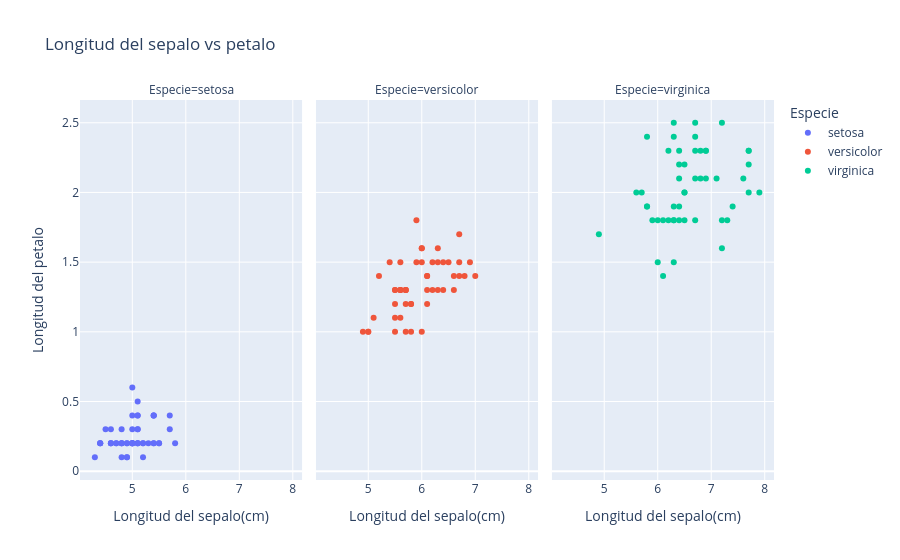

The code cell stored with this chart in its notebook:
### Code cell
# 8. Comparación mediante facetas
# Crea un gráfico de dispersión de `sepal_length` frente a `petal_length` y separa cada especie en una faceta
# distinta usando `facet_col`. Mantén una escala comparable para poder observar diferencias entre especies.
# Conceptos a practicar: facet_col y comparación por paneles.

fig=px.scatter(
    data_frame=df,
    x="sepal_length",
    y="petal_width",
    facet_col="species",
    color="species",
    title="Longitud del sepalo vs petalo",
    labels={
        "petal_length":"Longitud del petalo(cm)",
        "sepal_length":"Longitud del sepalo(cm)",
        "species":"Especie",
        "petal_width":"Longitud del petalo"
    }
)
fig.show()

### Figure 1 — Plotly figure (JSON) as saved in the notebook; plotly's stock layout.template omitted (floating-point values rounded to 4 significant figures)
{"data": [{"hovertemplate": "Especie=setosa<br>Longitud del sepalo(cm)=%{x}<br>Longitud del petalo=%{y}<extra></extra>", "legendgroup": "setosa", "marker": {"color": "#636efa", "symbol": "circle"}, "mode": "markers", "name": "setosa", "orientation": "v", "showlegend": true, "type": "scatter", "x": [5.1, 4.9, 4.7, 4.6, 5.0, 5.4, 4.6, 5.0, 4.4, 4.9, 5.4, 4.8, 4.8, 4.3, 5.8, 5.7, 5.4, 5.1, 5.7, 5.1, 5.4, 5.1, 4.6, 5.1, 4.8, 5.0, 5.0, 5.2, 5.2, 4.7, 4.8, 5.4, 5.2, 5.5, 4.9, 5.0, 5.5, 4.9, 4.4, 5.1, 5.0, 4.5, 4.4, 5.0, 5.1, 4.8, 5.1, 4.6, 5.3, 5.0], "xaxis": "x", "y": [0.2, 0.2, 0.2, 0.2, 0.2, 0.4, 0.3, 0.2, 0.2, 0.1, 0.2, 0.2, 0.1, 0.1, 0.2, 0.4, 0.4, 0.3, 0.3, 0.3, 0.2, 0.4, 0.2, 0.5, 0.2, 0.2, 0.4, 0.2, 0.2, 0.2, 0.2, 0.4, 0.1, 0.2, 0.2, 0.2, 0.2, 0.1, 0.2, 0.2, 0.3, 0.3, 0.2, 0.6, 0.4, 0.3, 0.2, 0.2, 0.2, 0.2], "yaxis": "y"}, {"hovertemplate": "Especie=versicolor<br>Longitud del sepalo(cm)=%{x}<br>Longitud del petalo=%{y}<extra></extra>", "legendgroup": "versicolor", "marker": {"color": "#EF553B", "symbol": "circle"}, "mode": "markers", "name": "versicolor", "orientation": "v", "showlegend": true, "type": "scatter", "x": [7.0, 6.4, 6.9, 5.5, 6.5, 5.7, 6.3, 4.9, 6.6, 5.2, 5.0, 5.9, 6.0, 6.1, 5.6, 6.7, 5.6, 5.8, 6.2, 5.6, 5.9, 6.1, 6.3, 6.1, 6.4, 6.6, 6.8, 6.7, 6.0, 5.7, 5.5, 5.5, 5.8, 6.0, 5.4, 6.0, 6.7, 6.3, 5.6, 5.5, 5.5, 6.1, 5.8, 5.0, 5.6, 5.7, 5.7, 6.2, 5.1, 5.7], "xaxis": "x2", "y": [1.4, 1.5, 1.5, 1.3, 1.5, 1.3, 1.6, 1.0, 1.3, 1.4, 1.0, 1.5, 1.0, 1.4, 1.3, 1.4, 1.5, 1.0, 1.5, 1.1, 1.8, 1.3, 1.5, 1.2, 1.3, 1.4, 1.4, 1.7, 1.5, 1.0, 1.1, 1.0, 1.2, 1.6, 1.5, 1.6, 1.5, 1.3, 1.3, 1.3, 1.2, 1.4, 1.2, 1.0, 1.3, 1.2, 1.3, 1.3, 1.1, 1.3], "yaxis": "y2"}, {"hovertemplate": "Especie=virginica<br>Longitud del sepalo(cm)=%{x}<br>Longitud del petalo=%{y}<extra></extra>", "legendgroup": "virginica", "marker": {"color": "#00cc96", "symbol": "circle"}, "mode": "markers", "name": "virginica", "orientation": "v", "showlegend": true, "type": "scatter", "x": [6.3, 5.8, 7.1, 6.3, 6.5, 7.6, 4.9, 7.3, 6.7, 7.2, 6.5, 6.4, 6.8, 5.7, 5.8, 6.4, 6.5, 7.7, 7.7, 6.0, 6.9, 5.6, 7.7, 6.3, 6.7, 7.2, 6.2, 6.1, 6.4, 7.2, 7.4, 7.9, 6.4, 6.3, 6.1, 7.7, 6.3, 6.4, 6.0, 6.9, 6.7, 6.9, 5.8, 6.8, 6.7, 6.7, 6.3, 6.5, 6.2, 5.9], "xaxis": "x3", "y": [2.5, 1.9, 2.1, 1.8, 2.2, 2.1, 1.7, 1.8, 1.8, 2.5, 2.0, 1.9, 2.1, 2.0, 2.4, 2.3, 1.8, 2.2, 2.3, 1.5, 2.3, 2.0, 2.0, 1.8, 2.1, 1.8, 1.8, 1.8, 2.1, 1.6, 1.9, 2.0, 2.2, 1.5, 1.4, 2.3, 2.4, 1.8, 1.8, 2.1, 2.4, 2.3, 1.9, 2.3, 2.5, 2.3, 1.9, 2.0, 2.3, 1.8], "yaxis": "y3"}], "layout": {"annotations": [{"font": {}, "showarrow": false, "text": "Especie=setosa", "x": 0.16, "xanchor": "center", "xref": "paper", "y": 1, "yanchor": "bottom", "yref": "paper"}, {"font": {}, "showarrow": false, "text": "Especie=versicolor", "x": 0.5, "xanchor": "center", "xref": "paper", "y": 1, "yanchor": "bottom", "yref": "paper"}, {"font": {}, "showarrow": false, "text": "Especie=virginica", "x": 0.84, "xanchor": "center", "xref": "paper", "y": 1, "yanchor": "bottom", "yref": "paper"}], "legend": {"title": {"text": "Especie"}, "tracegroupgap": 0}, "title": {"text": "Longitud del sepalo vs petalo"}, "xaxis": {"anchor": "y", "domain": [0, 0.32], "title": {"text": "Longitud del sepalo(cm)"}}, "xaxis2": {"anchor": "y2", "domain": [0.34, 0.66], "matches": "x", "title": {"text": "Longitud del sepalo(cm)"}}, "xaxis3": {"anchor": "y3", "domain": [0.68, 1.0], "matches": "x", "title": {"text": "Longitud del sepalo(cm)"}}, "yaxis": {"anchor": "x", "domain": [0, 1], "title": {"text": "Longitud del petalo"}}, "yaxis2": {"anchor": "x2", "domain": [0, 1], "matches": "y", "showticklabels": false}, "yaxis3": {"anchor": "x3", "domain": [0, 1], "matches": "y", "showticklabels": false}}}
